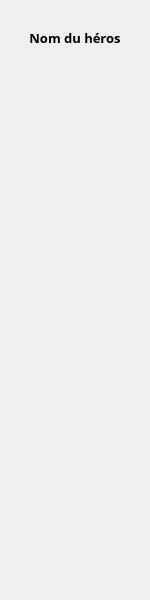
<?xml version="1.0" encoding="UTF-8"?>
<ui version="4.0">
 <class>Perso</class>
 <widget class="QWidget" name="Perso">
  <property name="geometry">
   <rect>
    <x>0</x>
    <y>0</y>
    <width>150</width>
    <height>600</height>
   </rect>
  </property>
  <property name="sizePolicy">
   <sizepolicy hsizetype="Expanding" vsizetype="Expanding">
    <horstretch>0</horstretch>
    <verstretch>0</verstretch>
   </sizepolicy>
  </property>
  <property name="windowTitle">
   <string>Form</string>
  </property>
  <layout class="QVBoxLayout" name="verticalLayout_3">
   <property name="spacing">
    <number>0</number>
   </property>
   <property name="leftMargin">
    <number>0</number>
   </property>
   <property name="topMargin">
    <number>0</number>
   </property>
   <property name="rightMargin">
    <number>0</number>
   </property>
   <property name="bottomMargin">
    <number>0</number>
   </property>
   <item>
    <layout class="QVBoxLayout" name="verticalLayoutPerso">
     <item>
      <widget class="QWidget" name="portraitWidget" native="true">
       <property name="sizePolicy">
        <sizepolicy hsizetype="Fixed" vsizetype="Fixed">
         <horstretch>0</horstretch>
         <verstretch>0</verstretch>
        </sizepolicy>
       </property>
       <property name="maximumSize">
        <size>
         <width>250</width>
         <height>250</height>
        </size>
       </property>
       <property name="layoutDirection">
        <enum>Qt::LeftToRight</enum>
       </property>
       <layout class="QVBoxLayout" name="portraitLayout">
        <item>
         <widget class="AspectRatioLabel" name="imagePortrait">
          <property name="maximumSize">
           <size>
            <width>250</width>
            <height>200</height>
           </size>
          </property>
          <property name="text">
           <string/>
          </property>
          <property name="alignment">
           <set>Qt::AlignCenter</set>
          </property>
         </widget>
        </item>
        <item>
         <widget class="QLabel" name="portraitLabel">
          <property name="sizePolicy">
           <sizepolicy hsizetype="Expanding" vsizetype="Expanding">
            <horstretch>0</horstretch>
            <verstretch>0</verstretch>
           </sizepolicy>
          </property>
          <property name="minimumSize">
           <size>
            <width>0</width>
            <height>0</height>
           </size>
          </property>
          <property name="maximumSize">
           <size>
            <width>250</width>
            <height>40</height>
           </size>
          </property>
          <property name="font">
           <font>
            <family>Yu Gothic Medium</family>
            <pointsize>10</pointsize>
            <weight>75</weight>
            <bold>true</bold>
           </font>
          </property>
          <property name="styleSheet">
           <string notr="true">background-color : rgbargb(255, 255, 255, 200)</string>
          </property>
          <property name="text">
           <string>Nom du héros</string>
          </property>
          <property name="alignment">
           <set>Qt::AlignCenter</set>
          </property>
         </widget>
        </item>
       </layout>
      </widget>
     </item>
     <item>
      <widget class="QWidget" name="caracsLayout" native="true">
       <property name="sizePolicy">
        <sizepolicy hsizetype="Expanding" vsizetype="Preferred">
         <horstretch>0</horstretch>
         <verstretch>0</verstretch>
        </sizepolicy>
       </property>
       <layout class="QVBoxLayout" name="caracsLayout2">
        <property name="leftMargin">
         <number>0</number>
        </property>
        <property name="topMargin">
         <number>0</number>
        </property>
        <property name="rightMargin">
         <number>0</number>
        </property>
        <property name="bottomMargin">
         <number>0</number>
        </property>
       </layout>
      </widget>
     </item>
     <item>
      <spacer name="verticalSpacer">
       <property name="orientation">
        <enum>Qt::Vertical</enum>
       </property>
       <property name="sizeHint" stdset="0">
        <size>
         <width>20</width>
         <height>40</height>
        </size>
       </property>
      </spacer>
     </item>
    </layout>
   </item>
  </layout>
 </widget>
 <customwidgets>
  <customwidget>
   <class>AspectRatioLabel</class>
   <extends>QLabel</extends>
   <header>aspectratiolabel.h</header>
  </customwidget>
 </customwidgets>
 <resources/>
 <connections/>
</ui>
